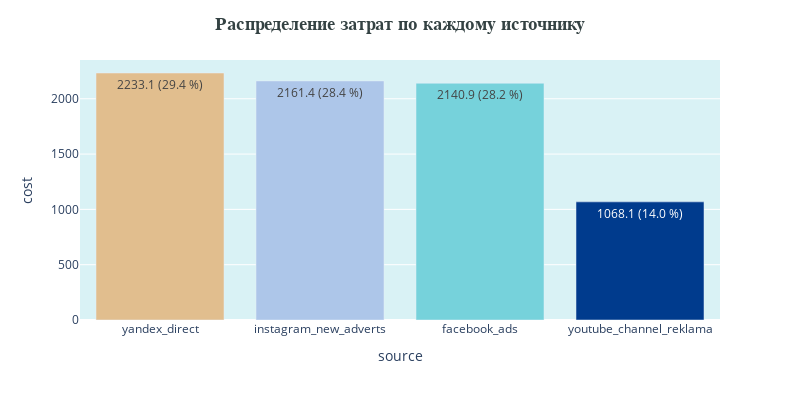

This figure's notebook cell:
### Code cell
fig = px.bar(source_sum, x='source', y='cost', text='source', width=800, height=400)
fig.update_layout(
                 plot_bgcolor='#d9f2f5', # цвет фона
                 title=dict(text='<b>Распределение затрат по каждому источнику</b>',
                            font=dict(family="Arial",size=18,color='#344243'), x=0.5)
                 )
fig.data[0].marker.color = ['#e1be8e', '#adc6e9', '#76d2db', '#003b8d']
fig.data[0].text = [str(i)+' ('+str(c)+' %)' for i,c in zip(source_sum['cost'], source_sum['part,%'])]
fig.show()

### Figure 1 — Plotly figure (JSON) as saved in the notebook; plotly's stock layout.template omitted (floating-point values rounded to 4 significant figures)
{"data": [{"alignmentgroup": "True", "hovertemplate": "source=%{text}<br>cost=%{y}<extra></extra>", "legendgroup": "", "marker": {"color": ["#e1be8e", "#adc6e9", "#76d2db", "#003b8d"]}, "name": "", "offsetgroup": "", "orientation": "v", "showlegend": false, "text": ["2233.1 (29.4 %)", "2161.4 (28.4 %)", "2140.9 (28.2 %)", "1068.1 (14.0 %)"], "textposition": "auto", "type": "bar", "x": ["yandex_direct", "instagram_new_adverts", "facebook_ads", "youtube_channel_reklama"], "xaxis": "x", "y": [2233.0, 2161.0, 2141.0, 1068.0], "yaxis": "y"}], "layout": {"barmode": "relative", "height": 400, "legend": {"tracegroupgap": 0}, "margin": {"t": 60}, "plot_bgcolor": "#d9f2f5", "title": {"font": {"color": "#344243", "family": "Arial", "size": 18}, "text": "<b>Распределение затрат по каждому источнику</b>", "x": 0.5}, "width": 800, "xaxis": {"anchor": "y", "domain": [0, 1], "title": {"text": "source"}}, "yaxis": {"anchor": "x", "domain": [0, 1], "title": {"text": "cost"}}}}
